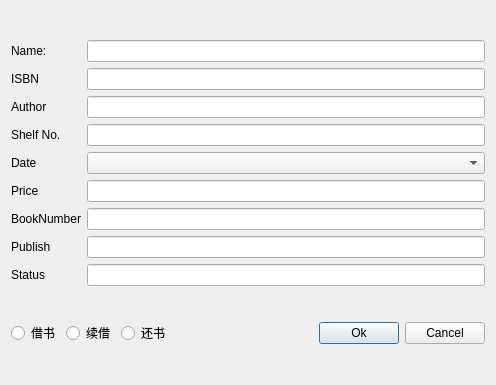
<?xml version="1.0" encoding="UTF-8"?>
<ui version="4.0">
 <class>dmodifybook</class>
 <widget class="QDialog" name="dmodifybook">
  <property name="geometry">
   <rect>
    <x>0</x>
    <y>0</y>
    <width>496</width>
    <height>385</height>
   </rect>
  </property>
  <property name="windowTitle">
   <string>Dialog</string>
  </property>
  <layout class="QVBoxLayout" name="verticalLayout_3">
   <item>
    <layout class="QHBoxLayout" name="horizontalLayout">
     <item>
      <layout class="QVBoxLayout" name="verticalLayout_2">
       <item>
        <widget class="QLabel" name="label">
         <property name="text">
          <string>Name:</string>
         </property>
        </widget>
       </item>
       <item>
        <widget class="QLabel" name="label_2">
         <property name="text">
          <string>ISBN</string>
         </property>
        </widget>
       </item>
       <item>
        <widget class="QLabel" name="label_5">
         <property name="text">
          <string>Author</string>
         </property>
        </widget>
       </item>
       <item>
        <widget class="QLabel" name="label_3">
         <property name="text">
          <string>Shelf No.</string>
         </property>
        </widget>
       </item>
       <item>
        <widget class="QLabel" name="label_6">
         <property name="text">
          <string>Date</string>
         </property>
        </widget>
       </item>
       <item>
        <widget class="QLabel" name="label_7">
         <property name="text">
          <string>Price</string>
         </property>
        </widget>
       </item>
       <item>
        <widget class="QLabel" name="label_8">
         <property name="text">
          <string>BookNumber</string>
         </property>
        </widget>
       </item>
       <item>
        <widget class="QLabel" name="label_4">
         <property name="text">
          <string>Publish</string>
         </property>
        </widget>
       </item>
       <item>
        <widget class="QLabel" name="label_9">
         <property name="text">
          <string>Status</string>
         </property>
        </widget>
       </item>
      </layout>
     </item>
     <item>
      <layout class="QVBoxLayout" name="verticalLayout">
       <item>
        <widget class="QLineEdit" name="lineEdit"/>
       </item>
       <item>
        <widget class="QLineEdit" name="lineEdit_2"/>
       </item>
       <item>
        <widget class="QLineEdit" name="lineEdit_3"/>
       </item>
       <item>
        <widget class="QLineEdit" name="lineEdit_4"/>
       </item>
       <item>
        <widget class="KDateComboBox" name="kdatecombobox"/>
       </item>
       <item>
        <widget class="QLineEdit" name="lineEdit_6"/>
       </item>
       <item>
        <widget class="QLineEdit" name="lineEdit_9">
         <property name="readOnly">
          <bool>true</bool>
         </property>
        </widget>
       </item>
       <item>
        <widget class="QLineEdit" name="lineEdit_7"/>
       </item>
       <item>
        <widget class="QLineEdit" name="lineEdit_8">
         <property name="readOnly">
          <bool>true</bool>
         </property>
        </widget>
       </item>
      </layout>
     </item>
    </layout>
   </item>
   <item>
    <layout class="QHBoxLayout" name="horizontalLayout_3">
     <item>
      <layout class="QHBoxLayout" name="horizontalLayout_2">
       <item>
        <widget class="QRadioButton" name="radioButton_2">
         <property name="text">
          <string>借书</string>
         </property>
        </widget>
       </item>
       <item>
        <widget class="QRadioButton" name="radioButton_3">
         <property name="text">
          <string>续借</string>
         </property>
        </widget>
       </item>
       <item>
        <widget class="QRadioButton" name="radioButton">
         <property name="text">
          <string>还书</string>
         </property>
        </widget>
       </item>
       <item>
        <spacer name="horizontalSpacer">
         <property name="orientation">
          <enum>Qt::Horizontal</enum>
         </property>
         <property name="sizeHint" stdset="0">
          <size>
           <width>40</width>
           <height>20</height>
          </size>
         </property>
        </spacer>
       </item>
       <item>
        <widget class="QPushButton" name="pushButton_2">
         <property name="text">
          <string>Ok</string>
         </property>
        </widget>
       </item>
       <item>
        <widget class="QPushButton" name="pushButton_3">
         <property name="text">
          <string>Cancel</string>
         </property>
        </widget>
       </item>
      </layout>
     </item>
    </layout>
   </item>
  </layout>
 </widget>
 <customwidgets>
  <customwidget>
   <class>KDateComboBox</class>
   <extends>QComboBox</extends>
   <header>kdatecombobox.h</header>
  </customwidget>
 </customwidgets>
 <resources/>
 <connections/>
</ui>
